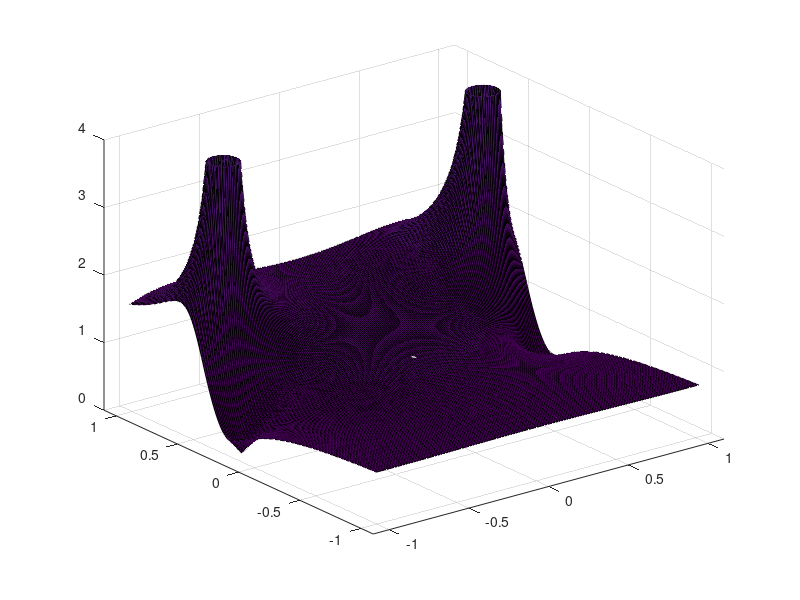

MATLAB code for this plot:
%
% $Id$
%
clear all;
close all;
step=0.01;
reali=[-1-step:step:1+step];
imm=reali;
z=zeros(length(reali),length(imm)); %matrice
for(r=1:length(reali))	%riempio la matrice
  for(img=1:length(imm))
		z(r,img)=reali(r)+i*(imm(img));
	end
end	
theta=2*pi/3;
gamma=pi/10;
zpos=theta-gamma;
R=0.95;
a=2*R*cos(zpos);
b=R^2;
c=2*R*cos(theta);
d=R^2;
H_fir_part =(1+(a*(z.^(-1)))+(b*(z.^(-2))));
H_iir_part =(1+(c*(z.^(-1)))+(d*(z.^(-2)))); %funzione trasferimento (dispense pag.18)
H= H_fir_part ./ H_iir_part; %funzione trasferimento (dispense pag.18)
surf(reali,imm,abs(H));
axis([-1.1 1.1 -1.1 1.1 0 4]);
W=[0:-step:(-2)*pi-step];
cerchio=exp(i.*W);
